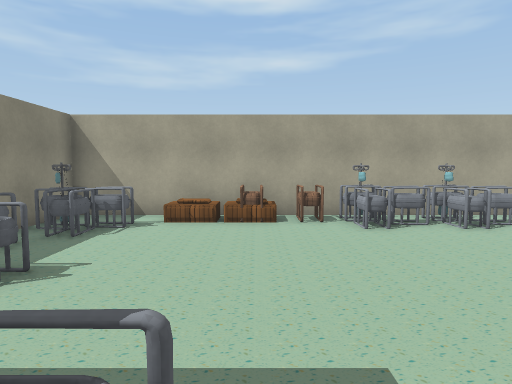
[1] (above)

19 first-person views from a walk through a scene from a Unity 3-D project. The camera is 1.4 m above the floor, tilts 4° down and sees 75° across. The floor is counted in squares, 1 m on a side. Each view is taken from the middle of a square. On the plan, view 1 faces up. The plan holds only what a view shows up to about 15 squares ahead; the rest is blank. The player is left out. Some animated figures are left out. Some surface patterns are stand-ins.

[2]
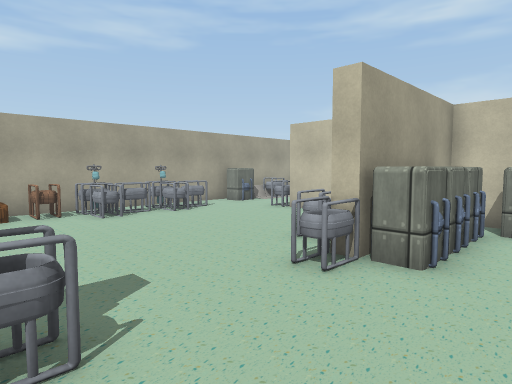

[3]
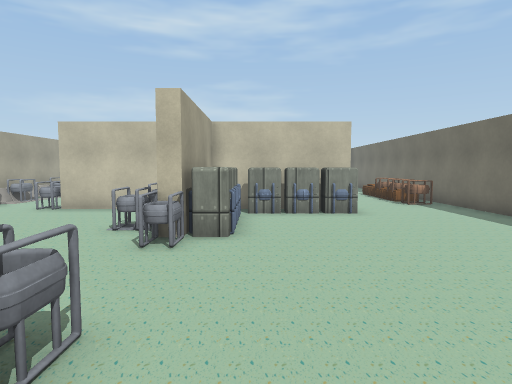

[4]
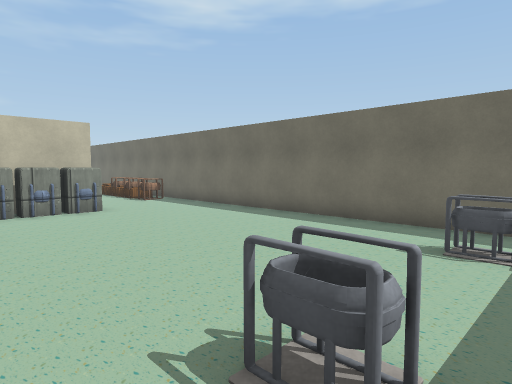

[5]
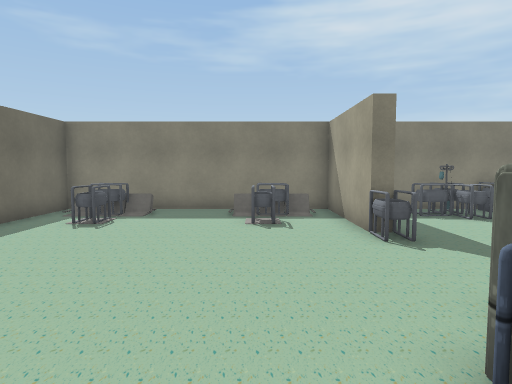

[6]
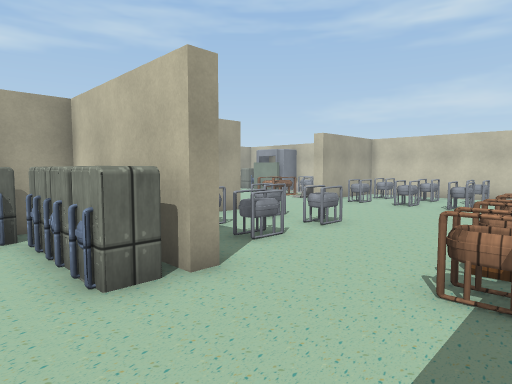

[7]
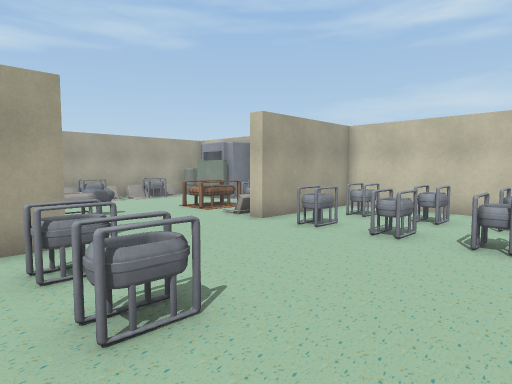

[8]
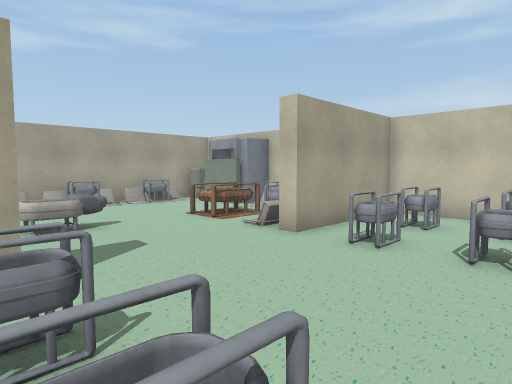

[9]
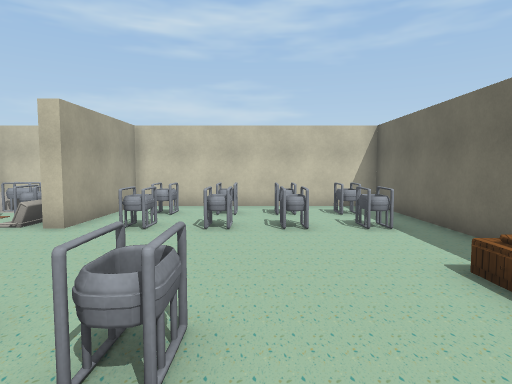

[10]
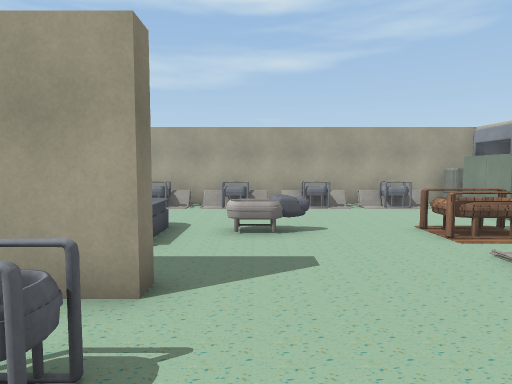

[11]
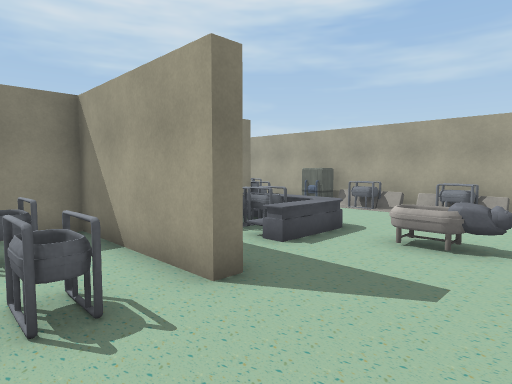

[12]
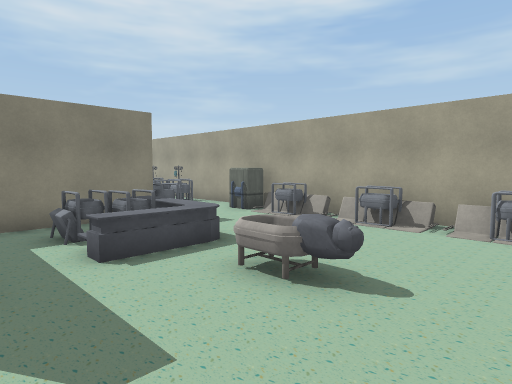

[13]
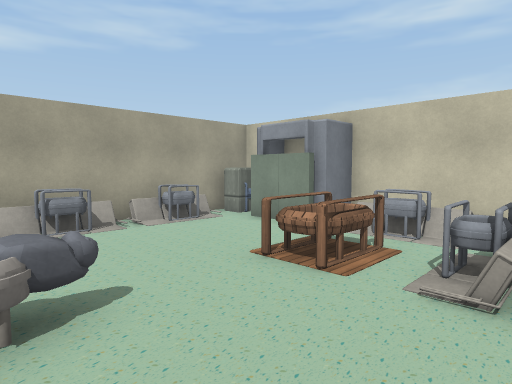

[14]
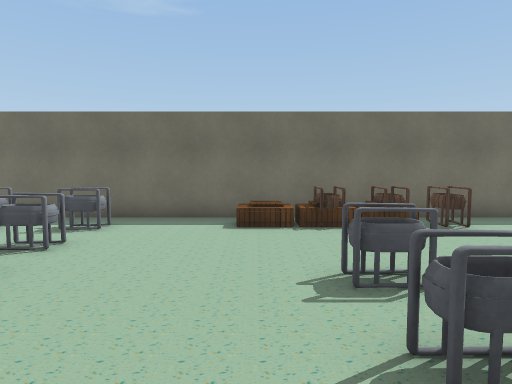

[15]
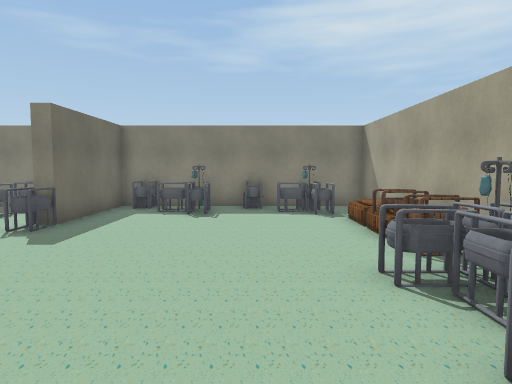

[16]
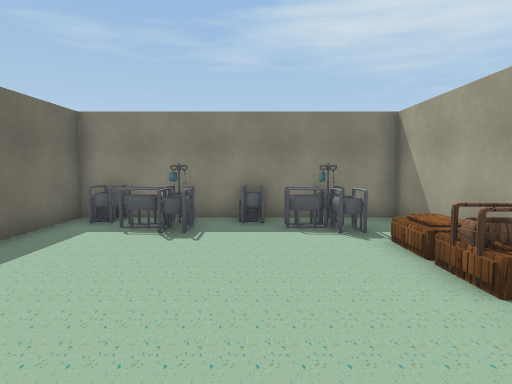

[17]
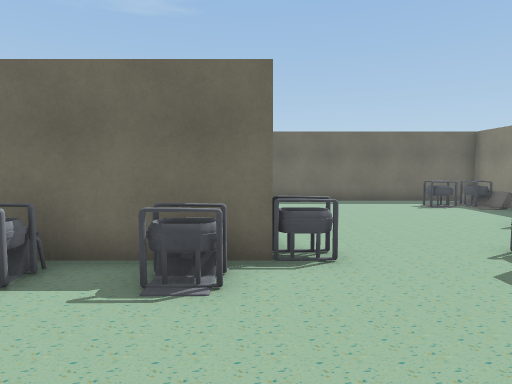

[18]
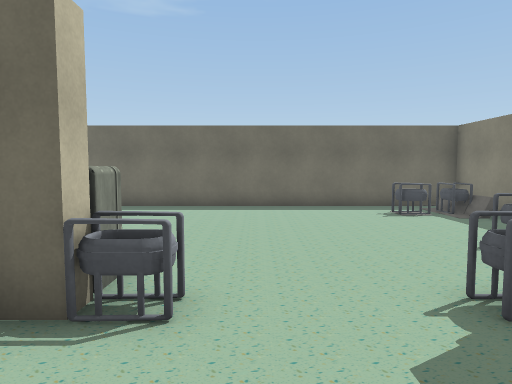

[19]
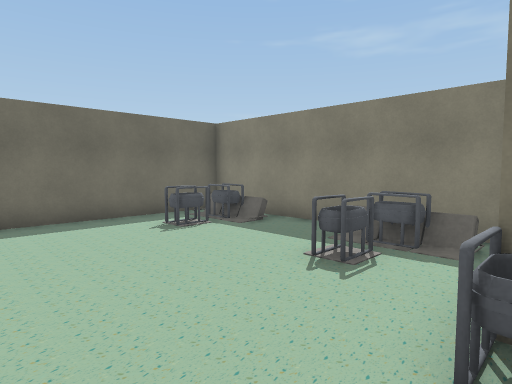

### Floor plan
Points are (right, up) in squares from view 1. A wall is a line through its corners. A room is listed if a view was taken in it or the views show most of it. See-through windows are left out.
Room 1 (views 1, 2, 3, 4, 5, 6, 7, 8, 9, 10, 11, 12, 13, 14, 15, 16, 17, 18, 19)
walls: (8.5, 2.4) (8.5, 5.5); (13.8, 1) (13.8, 0.5) (9, 0.5) (9, -1); (9.1, -4.3) (8.5, -4.3) (8.5, 0.5) (3.7, 0.5) (3.7, 1) (7.9, 1); (9, 5.5) (9, 2.1); (-1.4, 0.5) (-5.5, 0.5) (-5.5, -8.5) (23.5, -8.5) (23.5, 0.5) (18.8, 0.5) (18.8, 1); (23.5, 2) (23.5, 5.8); (23.5, 10) (-5.5, 10) (-5.5, 1) (-1.4, 1)
objects: other object (-5, -7) to (-4, -5); other object (-5, -2) to (-4, 0); other object (-5, 2); other object (-5, 4) to (-4, 4); other object (-5, 6); other object (-5, 8) to (-4, 8); other object (-4, 3); other object (-4, 7); other object (-3, -7) to (-2, -6); other object (-3, -2); other object (-3, 4); other object (-3, 8); other object (-1, 1) to (0, 1); other object (0, 9); other object (1, 9) to (2, 9); other object (3, 1); other object (3, 8); other object (3, 9); machine (4, 0) to (5, 0); other object (4, 8) to (4, 9); other object (5, 2); other object (5, 8); other object (5, 9) to (6, 9); machine (6, 0); other object (6, 8); machine (7, -4) to (8, -3); machine (7, -2) to (8, -2); machine (7, -1) to (8, -1); machine (7, 0); other object (7, 2) to (8, 2); other object (8, 6) to (9, 6); machine (9, 9) to (10, 9); other object (10, -8) to (10, -7); other object (10, 3) to (11, 4); other object (10, 4) to (12, 5); other object (11, -3); other object (11, -1); other object (11, 9) to (12, 9); other object (13, -7); other object (13, -3) to (14, -3); other object (13, -1) to (14, -1); other object (14, 4) to (15, 5); other object (14, 9) to (15, 9); other object (16, 4) to (16, 5); other object (16, 9) to (18, 9); other object (19, -7); other object (19, -5); other object (19, -3); other object (19, -1); other object (19, 2) to (21, 2); other object (19, 4) to (21, 5); other object (19, 9) to (21, 9); other object (21, -7) to (22, -7); other object (21, -5) to (22, -5); other object (21, -3) to (22, -3); other object (21, -1) to (22, -1); other object (22, 3) to (23, 4); other object (22, 6) to (23, 8); machine (22, 9) to (23, 9)

Positions as (right, up) in squares from view 1, and headings:
1: (0, 0), facing up
2: (-1, -2), facing up-right
3: (-3, -1), facing right
4: (-4, 0), facing down-right
5: (6, -2), facing left
6: (6, -8), facing up-right
7: (12, -6), facing up-right
8: (13, -4), facing up-right
9: (11, -4), facing right
10: (15, -3), facing up
11: (17, -2), facing up-left
12: (18, 1), facing up-left
13: (15, 1), facing up-right
14: (15, 1), facing down
15: (7, 6), facing left
16: (4, 6), facing left
17: (4, 6), facing down
18: (2, 4), facing down
19: (2, 1), facing down-left
